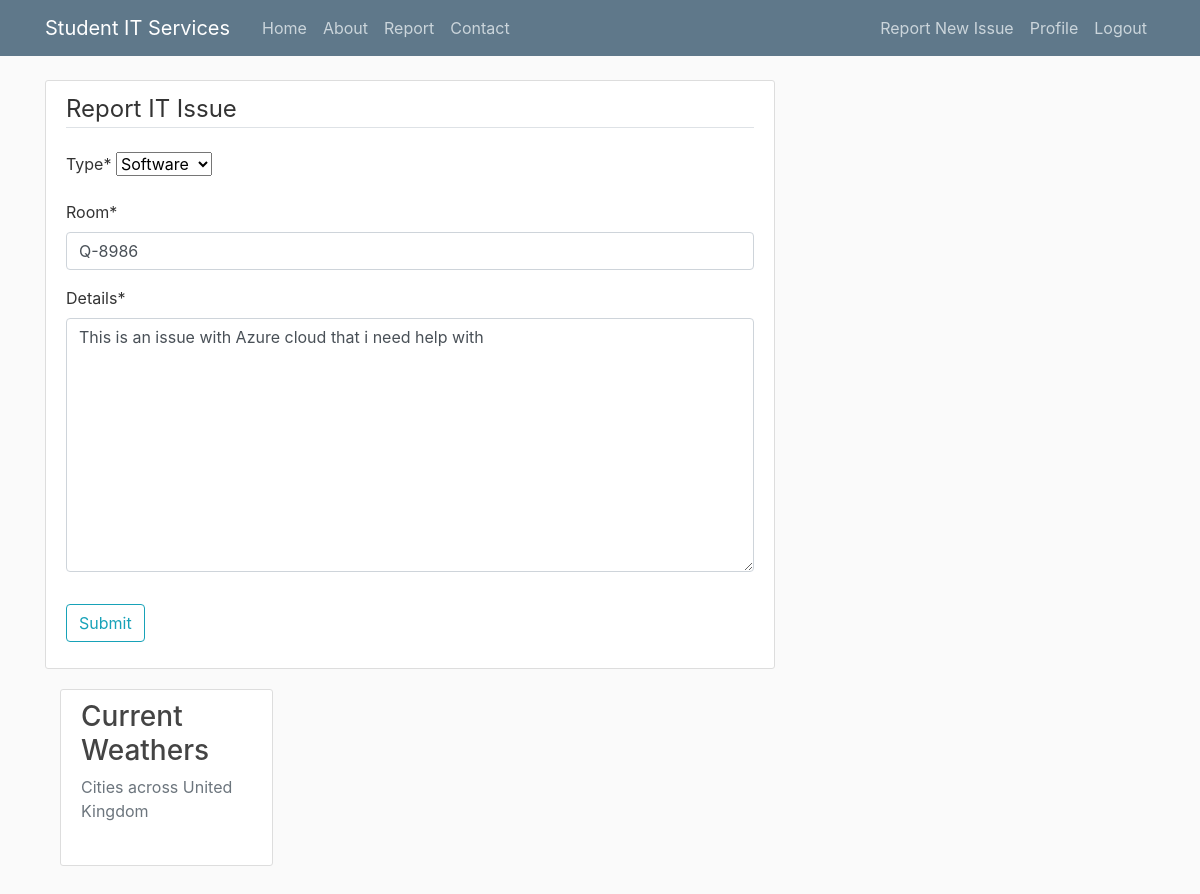
/issue/11/update/ (signed in), run on the app's committed database.
### itreporting/models.py (models this page shows)
class Issue(models.Model):
    type = models.CharField(max_length = 100 , choices = [('Hardware', 'Hardware'), ('Software', 'Software')])
    room = models.CharField(max_length = 100)
    urgent = models.BooleanField(default = False)
    details = models.TextField()
    date_submitted = models.DateTimeField(default = timezone.now)
    author = models.ForeignKey(User, related_name = 'issues',
    on_delete = models.CASCADE)

### itreporting/views.py (the view)
# urls.py: path('issue/<int:pk>/update/', PostUpdateView.as_view(), name = 'issue-update'),
class PostUpdateView(LoginRequiredMixin, UserPassesTestMixin, UpdateView):
    model = Issue
    fields = ['type', 'room', 'details']
    def test_func(self):
        issue = self.get_object()
        return self.request.user == issue.author

### itreporting/templates/itreporting/issue_form.html (shortened to what this page needs)
{% extends "itreporting/base.html" %}
{% load crispy_forms_tags %}
{% block content %}
<div class="content-section">
     <form method="POST">
     <fieldset class="form-group">
          <legend class="border-bottom mb-4">
               Report IT Issue
               </legend>
               {{ form | crispy }}
     </fieldset>
     <div class="form-group">
               <button class="btn btn-outline-info" type="submit">
                    Submit
               </button>
           </div>
     </form>
{% endblock content %}

### itreporting/static/css/styles.css (style rules this page uses)
html { position: relative; min-height: 100%; }
body { background: #fafafa; color: #333333; margin-top: 5rem; margin-bottom: 50px; }
.content-section { background: #ffffff; padding: 10px 20px; border: 1px solid #dddddd; border-radius: 3px; margin-bottom: 20px; }

### data on the page
Issue: type "Software", room "Q-8986", details "This is an issue with Azure cloud that i need help with"
